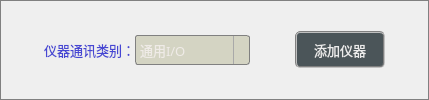
          <widget class="QFrame" name="frame">
           <property name="sizePolicy">
            <sizepolicy hsizetype="Preferred" vsizetype="Preferred">
             <horstretch>0</horstretch>
             <verstretch>0</verstretch>
            </sizepolicy>
           </property>
           <property name="maximumSize">
            <size>
             <width>16777215</width>
             <height>16777215</height>
            </size>
           </property>
           <property name="styleSheet">
            <string notr="true">border: 1px solid gray;</string>
           </property>
           <property name="frameShape">
            <enum>QFrame::StyledPanel</enum>
           </property>
           <property name="frameShadow">
            <enum>QFrame::Raised</enum>
           </property>
           <layout class="QHBoxLayout" name="horizontalLayout_5">
            <property name="spacing">
             <number>0</number>
            </property>
            <property name="leftMargin">
             <number>3</number>
            </property>
            <property name="topMargin">
             <number>3</number>
            </property>
            <property name="rightMargin">
             <number>3</number>
            </property>
            <property name="bottomMargin">
             <number>3</number>
            </property>
            <item>
             <spacer name="horizontalSpacer">
              <property name="orientation">
               <enum>Qt::Horizontal</enum>
              </property>
              <property name="sizeHint" stdset="0">
               <size>
                <width>40</width>
                <height>10</height>
               </size>
              </property>
             </spacer>
            </item>
            <item>
             <widget class="QLabel" name="label">
              <property name="font">
               <font>
                <family>微软雅黑</family>
                <pointsize>10</pointsize>
               </font>
              </property>
              <property name="styleSheet">
               <string notr="true">color: rgba(0, 0, 200,180);
border:none;</string>
              </property>
              <property name="text">
               <string>仪器通讯类别：</string>
              </property>
             </widget>
            </item>
            <item>
             <widget class="QComboBox" name="comboInstrument">
              <property name="sizePolicy">
               <sizepolicy hsizetype="Fixed" vsizetype="Fixed">
                <horstretch>0</horstretch>
                <verstretch>0</verstretch>
               </sizepolicy>
              </property>
              <property name="minimumSize">
               <size>
                <width>115</width>
                <height>30</height>
               </size>
              </property>
              <property name="maximumSize">
               <size>
                <width>120</width>
                <height>16777215</height>
               </size>
              </property>
              <property name="font">
               <font>
                <family>微软雅黑</family>
                <pointsize>10</pointsize>
               </font>
              </property>
              <property name="styleSheet">
               <string notr="true">QComboBox {
    border: 1px solid gray;
    border-radius: 3px;  
    min-width: 7.5em;
    color: rgb(239, 235, 231);
	background-color: rgba(170, 170, 127,100);
}
QComboBox::drop-down {
    subcontrol-origin: padding;
    subcontrol-position: top right;
    width: 15px; 
    border-left-width: 1px;
    border-left-color: darkgray;
    border-left-style: solid;
    border-top-right-radius: 3px;
    border-bottom-right-radius: 3px;
}

QComboBox::down-arrow {
    image: url(:/res/ico/down_2.png);
} 
QComboBox::down-arrow:on {
    top: 1px;
    left: 1px;
}</string>
              </property>
              <item>
               <property name="text">
                <string>通用I/O</string>
               </property>
              </item>
              <item>
               <property name="text">
                <string>PLC通信</string>
               </property>
              </item>
              <item>
               <property name="text">
                <string>串口通信</string>
               </property>
              </item>
              <item>
               <property name="text">
                <string>TCP/IP通信</string>
               </property>
              </item>
             </widget>
            </item>
            <item>
             <spacer name="horizontalSpacer_7">
              <property name="orientation">
               <enum>Qt::Horizontal</enum>
              </property>
              <property name="sizeType">
               <enum>QSizePolicy::Fixed</enum>
              </property>
              <property name="sizeHint" stdset="0">
               <size>
                <width>45</width>
                <height>20</height>
               </size>
              </property>
             </spacer>
            </item>
            <item>
             <widget class="QPushButton" name="btnAdd">
              <property name="minimumSize">
               <size>
                <width>90</width>
                <height>37</height>
               </size>
              </property>
              <property name="font">
               <font>
                <family>微软雅黑</family>
                <pointsize>10</pointsize>
               </font>
              </property>
              <property name="styleSheet">
               <string notr="true">QWidget{ background-color: rgba(29, 42, 47, 200);}
QWidget{ color: rgb(235, 235, 235);}
QWidget{ border: 2px groove gray;border-radius: 5px;padding: 2px 4px;}
QPushButton:hover{ background-color: rgb(29, 62, 52);}
QPushButton:pressed{background-color: rgb(29, 82, 72);}</string>
              </property>
              <property name="text">
               <string>添加仪器</string>
              </property>
             </widget>
            </item>
            <item>
             <spacer name="horizontalSpacer_2">
              <property name="orientation">
               <enum>Qt::Horizontal</enum>
              </property>
              <property name="sizeHint" stdset="0">
               <size>
                <width>40</width>
                <height>10</height>
               </size>
              </property>
             </spacer>
            </item>
           </layout>
          </widget>
